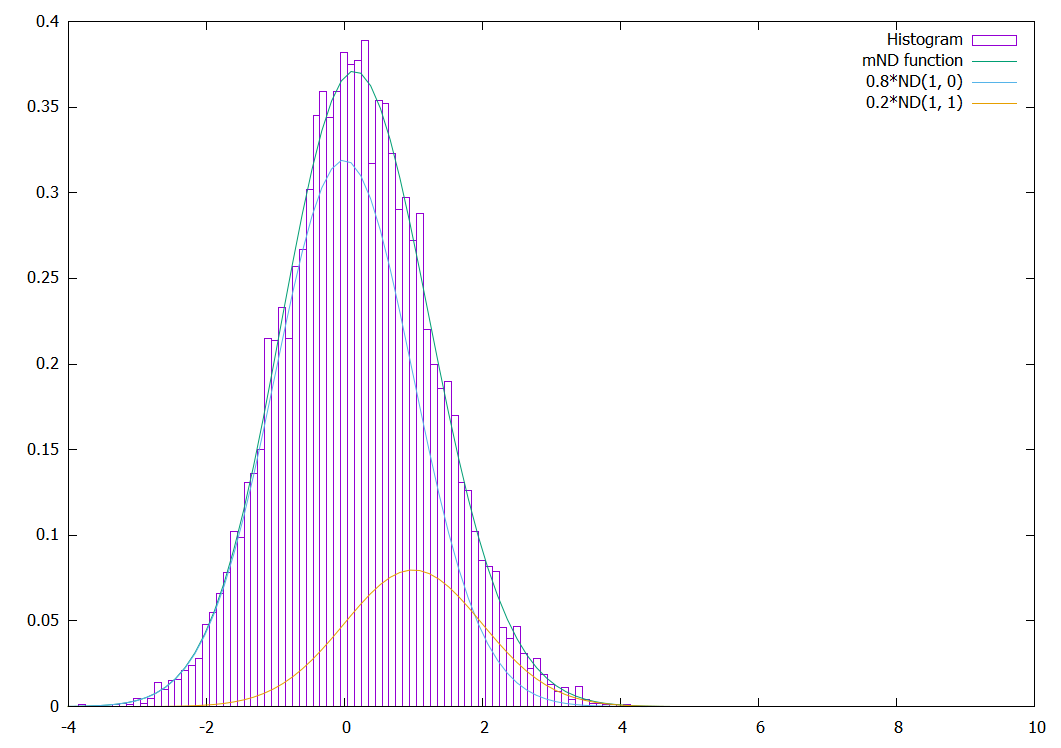

This chart was generated by the following gnuplot code:
ND(s, m, x)=1/(sqrt(2*pi)*s)*exp(-((x-m)/s)**2/2)
binWidth=0.1
set boxwidth binWidth
num_data=10000
plot "mND_sample_1_histo.dat" using 1:($2/(num_data*binWidth)) with boxes title "Histogram"
rep 0.8*ND(1, 0, x)+0.2*ND(1, 1, x) title "mND function"
rep 0.8*ND(1, 0, x) title "0.8*ND(1, 0)"
rep 0.2*ND(1, 1, x) title "0.2*ND(1, 1)"
